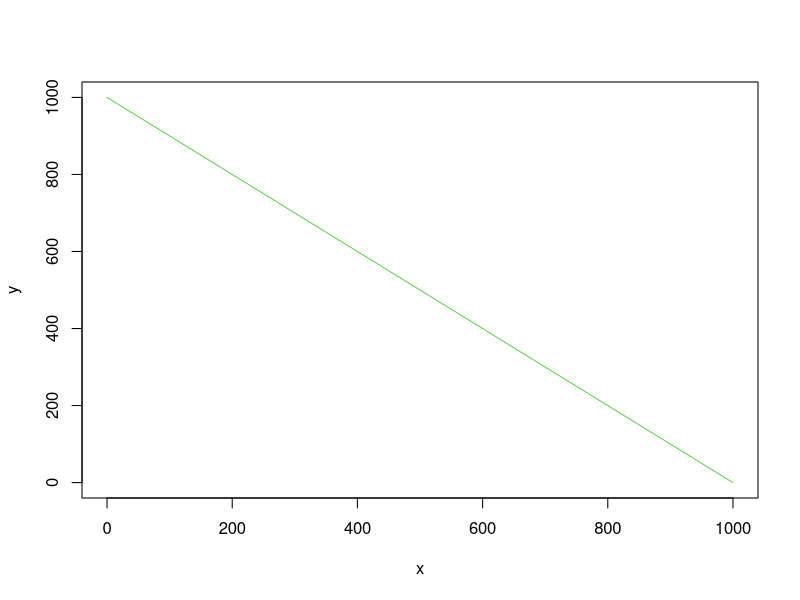
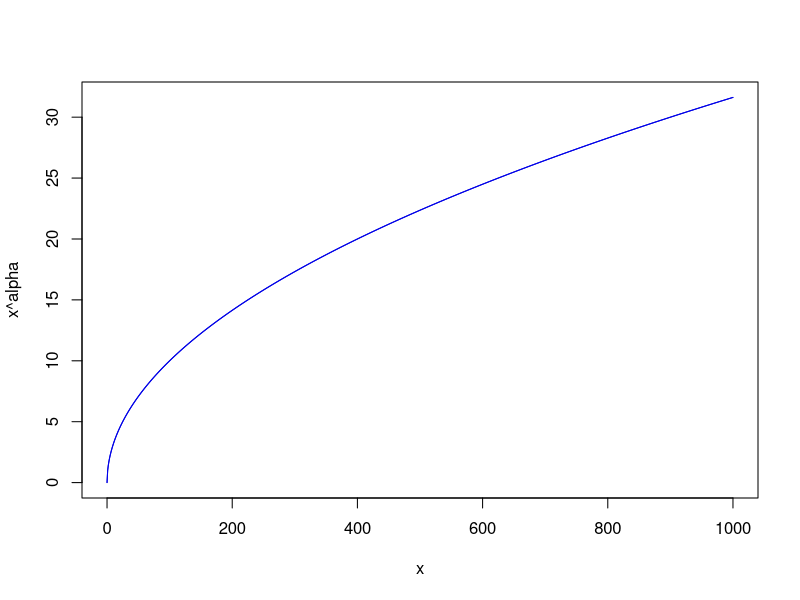
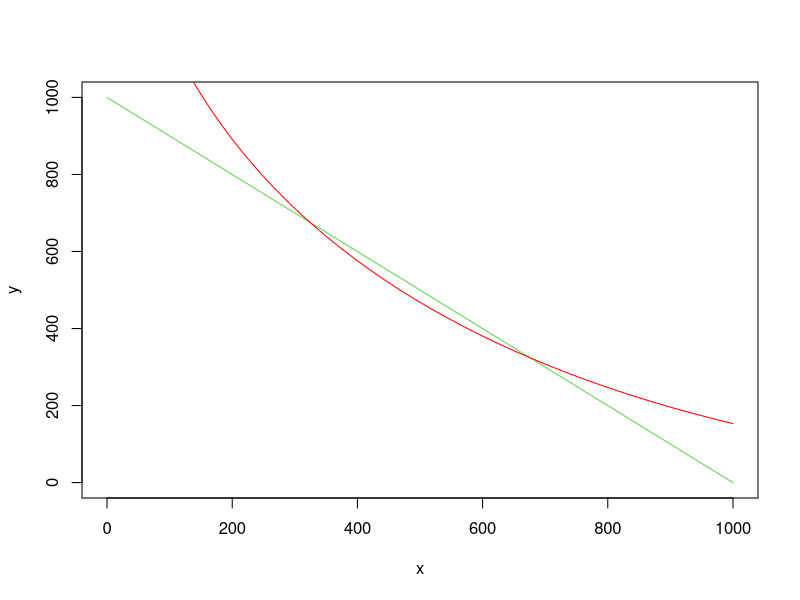

These charts were generated, in order, by the following R code:
T=1000
x=0:T
y=T-x
plot(x,y, type="l", col=3)
 


alpha=.5
beta=.5

plot(x,x^alpha, type="l", col="blue3", xlim=)
lines(x,x^beta, col="blue2")


k1=44
y2=(k1-x^alpha)^(1/beta)

plot(x,y, type="l", col=3)
lines(x,y2, col="red")



valor=function(x){
  -(x^alpha+(T-x)^beta)  
}
